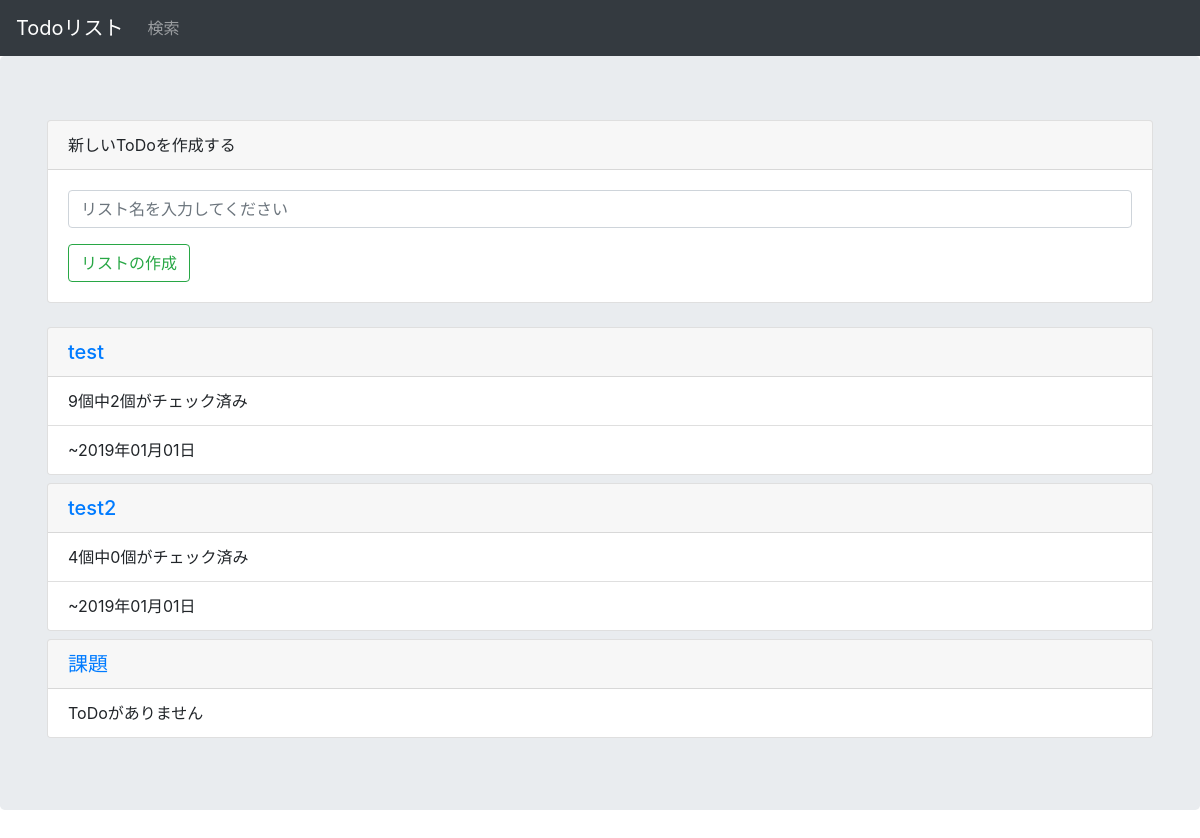
/, run on an earlier commit of the app's database.
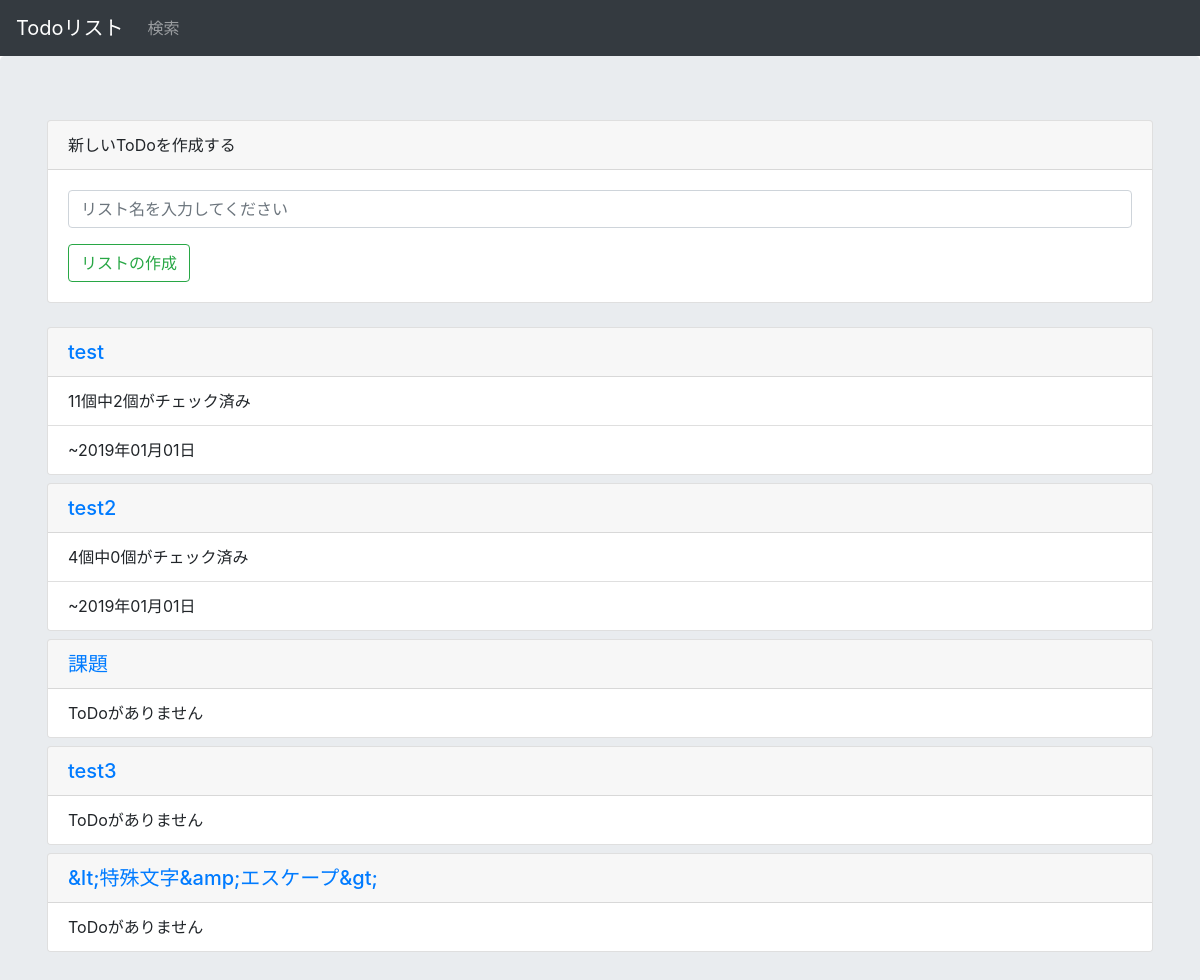
And on a later commit of the database.
### todo/models.py (models this page shows)
class List(models.Model):
    title = models.CharField(max_length=200)
    create_date = models.DateField(default=timezone.now)

### todo/views.py (the view, shortened to what this page needs)
# urls.py: path('', views.index, name='index'),
def index(request):
    form = ListForm(request.POST or None)
    status = False  #Trueならば「新しいToDoリストが作成されました」の表示
    listdata = List.objects.all()
    taskdata = Task.objects.all()
    dict_num = {}
    dict_checked_num = {}
    dict_deadline = {}
    for l in listdata:
        task_num = 0
        checked_task_num = 0
        closest_deadline = None
        for t in taskdata:
            if l == t.list:
                task_num += 1   #タスク数の加算
                if t.completed:
                    checked_task_num += 1   #チェック済みタスク数の加算
                else:
                    if closest_deadline is None or closest_deadline >= t.deadline_date:
                        closest_deadline = t.deadline_date  #もっとも近い締切がNoneまたは比較対象のほうが近い締切ならば代入
        if closest_deadline is not None:
            closest_deadline = "{0:%Y年%m月%d日}".format(closest_deadline)
        dict_num[l.id] = task_num
        dict_checked_num[l.id] = checked_task_num
        dict_deadline[l.id] = closest_deadline
    params = {
        'lists': listdata,
        'tasks': taskdata,
        'form': form,
        'status': status,
        'dict_num': dict_num,
        'dict_checked_num': dict_checked_num,
        'dict_deadline': dict_deadline,
    }
    return render(request, 'todo/index.html', params)

### todo/forms.py
class ListForm(forms.Form):
    title = forms.CharField(max_length=200, label='', widget=forms.TextInput(attrs={'class':'form-control','placeholder': 'リスト名を入力してください'}))

### todo/templatetags/dictid.py (called while the page is built)
@register.filter(name='dictid')
def dictid(value, arg, default=""):
    if arg in value:
        return value[arg]
    else:
        return default

### todo/templates/todo/index.html (shortened to what this page needs)
{% extends "todo/base.html" %}
{% load dictid %}
{% block content %}
<div class="jumbotron">
    <div class="container">
    <form method="post">
    <div class="card mb-4">
        <div class="card-header">
            新しいToDoを作成する
        </div>
        <div class="card-body">
            <div class="form-group">
                {{form}}
            </div>
            <button class="btn btn-outline-success my-2 my-sm-0" type="submit">リストの作成</button>
        </div>
    </div>
    </form>
    {% for i in lists %}
        <div class="card mb-2">
            <h5 class="card-header"><a href="{% url 'todo:list' i.id%}">{{i.title}}</a></h5>
                <ul class="list-group list-group-flush">
                    {% with i.id as id %}
                        {% ifequal dict_num|dictid:id 0 %}
                            <li class="list-group-item">ToDoがありません</li>
                        {% else %}
                            <li class="list-group-item">{{ dict_num|dictid:id }}個中{{ dict_checked_num|dictid:id }}個がチェック済み</li>
                            <li class="list-group-item">~{{ dict_deadline|dictid:id }}</li>
                        {% endifequal %}
                    {% endwith %}
                </ul>
        </div>
    {% endfor %}
    </div>
</div>
{% endblock %}

### todo/templates/todo/base.html (shortened to what this page needs)
<!DOCTYPE html>
<html>
<head>
    <link rel="stylesheet" href="https://stackpath.bootstrapcdn.com/bootstrap/4.3.1/css/bootstrap.min.css">
</head>
<body>
<nav class="navbar navbar-expand navbar-dark bg-dark">
    <a class="navbar-brand" href="{% url 'todo:index' %}">Todoリスト</a>
    <ul class = "navbar-nav">
        <li class = "nav-item">
            <a class="nav-link" href="{% url 'todo:search' %}" role="button">検索</a>
        </li>
    </ul>
</nav>
<main>
{% block content %}
{% endblock %}
</main>
</body>
</html>

What changed in the data, as far as the page shows it:
computed for List "test": dict_num "9" → "11"
added List: title "test3"
added List: title "&lt;特殊文字&amp;エスケープ&gt;"
